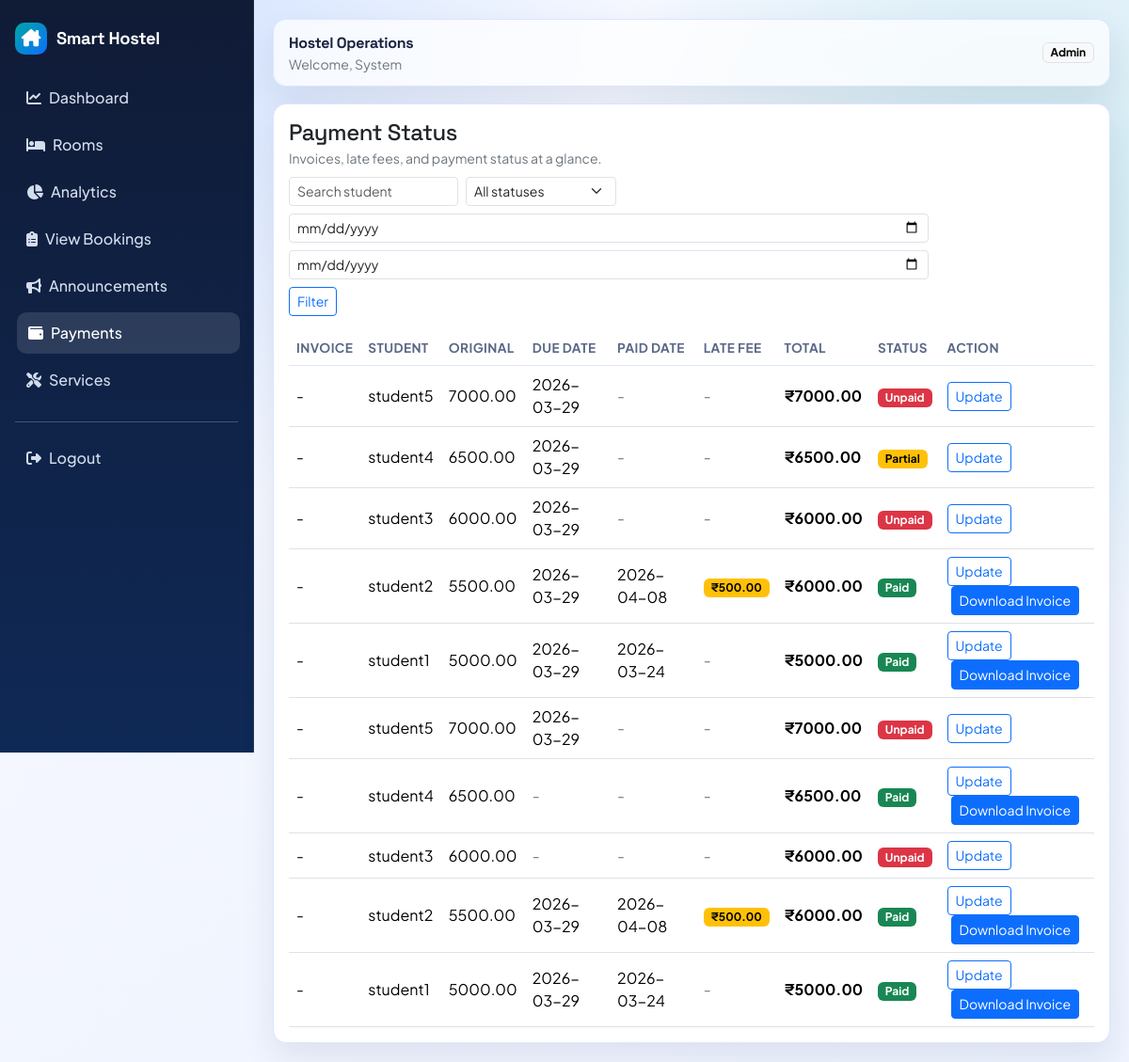
Page /payments (signed in) on the earlier database version.
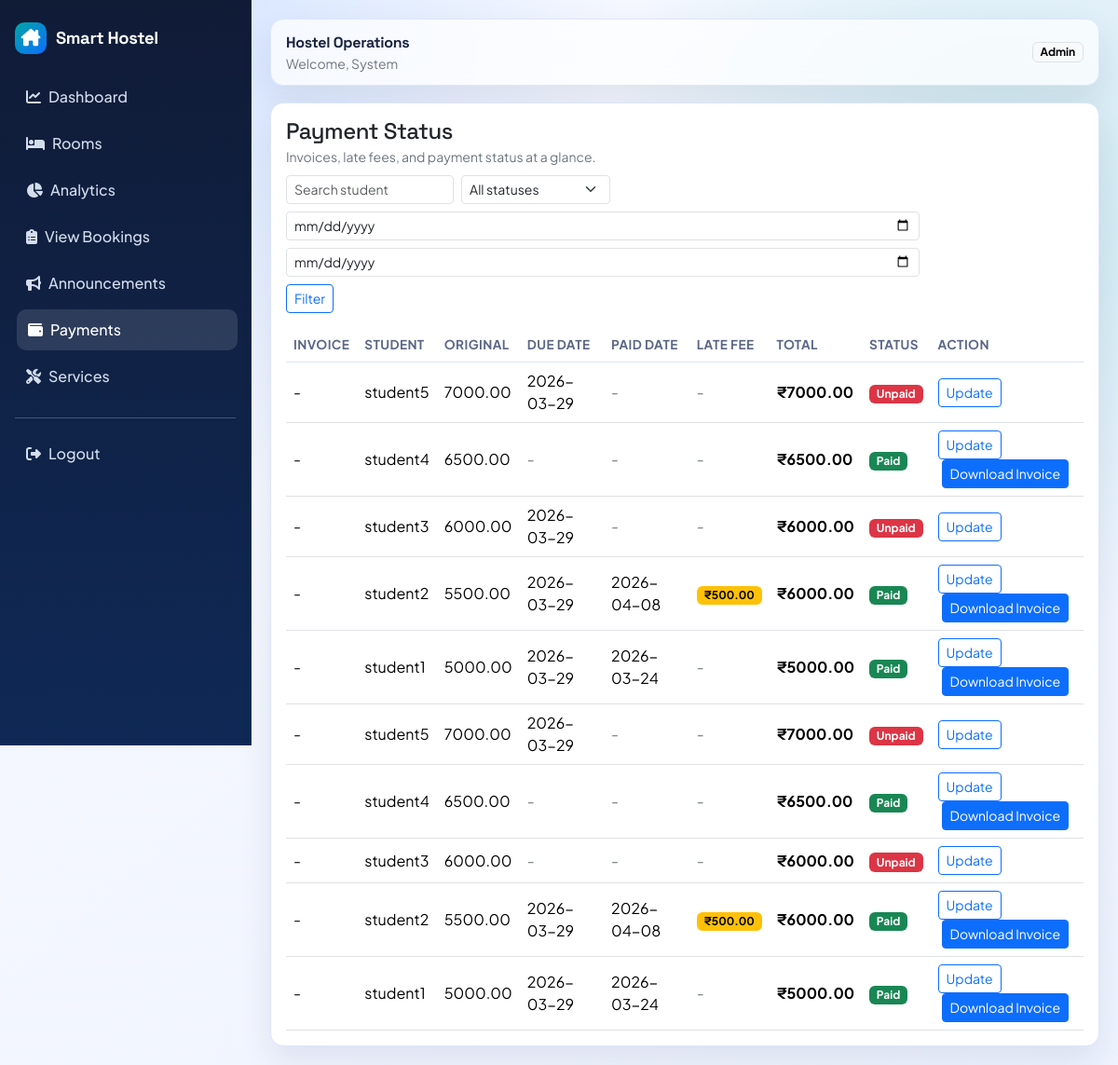
Same page on the later database version.
### payments/models.py (models this page shows, shortened)
class Payment(models.Model):
	STATUS_PAID = "paid"
	STATUS_PARTIAL = "partial"
	STATUS_UNPAID = "unpaid"
	STATUS_CHOICES = [
		(STATUS_PAID, "Paid"),
		(STATUS_PARTIAL, "Partial"),
		(STATUS_UNPAID, "Unpaid"),
	]
	LATE_FEE_PER_DAY = 50  # in currency units (₹)
	user = models.ForeignKey(settings.AUTH_USER_MODEL, on_delete=models.CASCADE, related_name="payments")
	amount = models.DecimalField(max_digits=10, decimal_places=2)
	invoice_number = models.CharField(max_length=32, blank=True, null=True, unique=True)
	invoice_generated_at = models.DateTimeField(blank=True, null=True)
	status = models.CharField(max_length=20, choices=STATUS_CHOICES, default=STATUS_UNPAID)
	due_date = models.DateField(null=True, blank=True)
	paid_date = models.DateTimeField(null=True, blank=True)
	late_fee = models.DecimalField(max_digits=10, decimal_places=2, default=0)
	date = models.DateTimeField(auto_now_add=True)
	updated_at = models.DateTimeField(auto_now=True)
	class Meta:
		ordering = ["-date"]
	def get_total_amount(self):
		return self.amount + self.late_fee

### accounts/models.py (models this page shows, shortened)
class User(AbstractUser):
	ROLE_ADMIN = "admin"
	ROLE_STUDENT = "student"
	ROLE_CHOICES = [
		(ROLE_ADMIN, "Admin"),
		(ROLE_STUDENT, "Student"),
	]
	role = models.CharField(max_length=20, choices=ROLE_CHOICES, default=ROLE_STUDENT)

### payments/views.py (the view)
# urls.py: path("payments", payment_list_view, name="list"),
@login_required
def payment_list_view(request):
	payments = Payment.objects.select_related("user")
	is_admin = request.user.role == User.ROLE_ADMIN or request.user.is_staff or request.user.is_superuser
	if request.user.role != User.ROLE_ADMIN and not request.user.is_staff:
		payments = payments.filter(user=request.user)
	status_query = request.GET.get("status") or ""
	student_query = request.GET.get("student") or ""
	due_from = parse_date(request.GET.get("due_from") or "")
	due_to = parse_date(request.GET.get("due_to") or "")
	if status_query:
		payments = payments.filter(status=status_query)
	if student_query and is_admin:
		payments = payments.filter(user__username__icontains=student_query)
	if due_from:
		payments = payments.filter(due_date__gte=due_from)
	if due_to:
		payments = payments.filter(due_date__lte=due_to)
	paginator = Paginator(payments.order_by("-date"), 10)
	page_number = request.GET.get("page")
	payment_page = paginator.get_page(page_number)
	return render(
		request,
		"payments/payments.html",
		{
			"payments": payment_page,
			"is_admin": is_admin,
			"status_query": status_query,
			"student_query": student_query,
			"due_from": due_from.isoformat() if due_from else "",
			"due_to": due_to.isoformat() if due_to else "",
		},
	)

### core/context_processors.py (called while the page is built)
def _is_admin_user(user):
    role = (getattr(user, "role", "") or "").strip().lower()
    return bool(user and user.is_authenticated and (user.is_superuser or role == "admin"))

def notification_context(request):
    if not request.user.is_authenticated:
        return {"recent_notifications": [], "unread_notification_count": 0, "is_admin_user": False}
    notifications = Notification.objects.filter(recipient=request.user).only("title", "message", "created_at", "is_read")[:5]
    unread_count = Notification.objects.filter(recipient=request.user, is_read=False).count()
    return {
        "recent_notifications": notifications,
        "unread_notification_count": unread_count,
        "is_admin_user": _is_admin_user(request.user),
    }

### templates/payments/payments.html (shortened to what this page needs)
{% extends "base.html" %}
{% block content %}
<div class="card card-soft">
    <div class="card-body">
        <div class="d-flex flex-wrap gap-2 justify-content-between align-items-center mb-3">
            <div>
                <h4 class="mb-0">Payment Status</h4>
                <small class="text-secondary">Invoices, late fees, and payment status at a glance.</small>
            </div>
            <form method="get" class="d-flex flex-wrap gap-2 align-items-center">
                {% if is_admin %}
                <input type="search" name="student" value="{{ student_query }}" class="form-control form-control-sm" placeholder="Search student" style="max-width: 180px;">
                {% endif %}
                <select name="status" class="form-select form-select-sm" style="max-width: 160px;">
                    <option value="">All statuses</option>
                </select>
                <input type="date" name="due_from" value="{{ due_from }}" class="form-control form-control-sm">
                <input type="date" name="due_to" value="{{ due_to }}" class="form-control form-control-sm">
                <button type="submit" class="btn btn-sm btn-outline-primary">Filter</button>
            </form>
        </div>
        <div class="table-responsive">
            <table class="table align-middle mb-0 mobile-table">
                <thead>
                <tr>
                    <th>Invoice</th>
                    <th>Student</th>
                    <th>Original</th>
                    <th>Due Date</th>
                    <th>Paid Date</th>
                    <th>Late Fee</th>
                    <th>Total</th>
                    <th>Status</th>
                    {% if request.user.role == "admin" or request.user.is_staff %}<th>Action</th>{% endif %}
                </tr>
                </thead>
                <tbody>
                {% for payment in payments %}
                <tr>
                    <td>{{ payment.invoice_number|default:"-" }}</td>
                    <td>{{ payment.user.username }}</td>
                    <td>{{ payment.amount }}</td>
                    <td>{% if payment.due_date %}{{ payment.due_date|date:"Y-m-d" }}{% else %}<span class="text-secondary">-</span>{% endif %}</td>
                    <td>{% if payment.paid_date %}{{ payment.paid_date|date:"Y-m-d" }}{% else %}<span class="text-secondary">-</span>{% endif %}</td>
                    <td>
                        {% if payment.late_fee > 0 %}
                        <span class="badge text-bg-warning">₹{{ payment.late_fee }}</span>
                        {% else %}
                        <span class="text-secondary">-</span>
                        {% endif %}
                    </td>
                    <td><strong>₹{{ payment.get_total_amount }}</strong></td>
                    <td>
                        {% if payment.status == "paid" %}
                        <span class="badge text-bg-success">Paid</span>
                        {% elif payment.status == "partial" %}
                        <span class="badge text-bg-warning">Partial</span>
                        {% else %}
                        <span class="badge text-bg-danger">Unpaid</span>
                        {% endif %}
                    </td>
                    {% if request.user.role == "admin" or request.user.is_staff %}
                    <td>
                        <a href="{% url 'payments:update' payment.id %}" class="btn btn-sm btn-outline-primary">Update</a>
                        {% if payment.status == "paid" %}
                        <a href="{% url 'payments:download_receipt' payment.id %}" class="btn btn-sm btn-primary ms-1">Download Invoice</a>
                        {% endif %}
                    </td>
                    {% endif %}
                </tr>
                {% empty %}
                <tr><td colspan="9" class="text-center text-secondary py-4">No payment records found.</td></tr>
                {% endfor %}
                </tbody>
            </table>
        </div>
    </div>
</div>
{% endblock %}

Differences in the rows shown:
changed Payment (number 2 of 10 on the later page): due_date "2026-03-29" → (not shown); now shows "-"; status "Partial" → "Paid Download Invoice"
